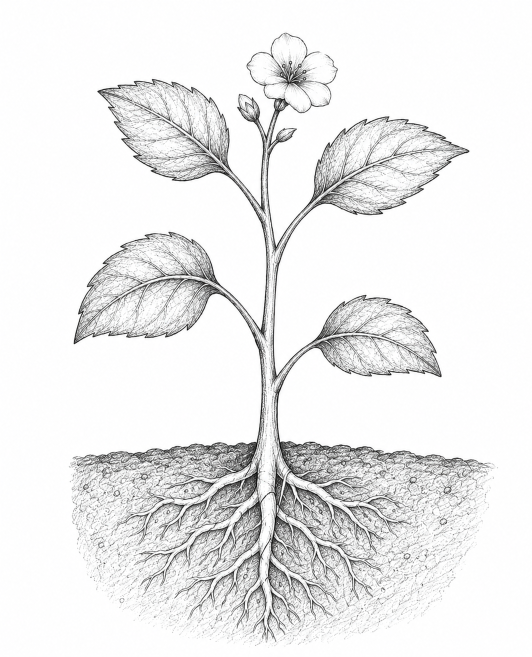
#> input picture input.png, 1064 x 1313 px (shown at 1/2 size)
$ python -i plotter.py   (imports and definitions only)
#> lines starting #> are read from the running program, lines starting #| are printed output that depends on the picture; after the words box and inside, x2 and y2 are one past the last pixel; in counts of white or black regions, pixels touching at a corner belong together
### kdraw/optimization.py
import numpy as np

def optimize_paths(contours, max_join_dist=0.0):
    """
    Sort and orient contours to minimize pen-up travel distance (greedy TSP solver).
    Optionally merges close endpoints within max_join_dist to eliminate pen lifts.
    Returns list of optimized contours, unoptimized travel, and optimized travel distance.
    """
    if not contours or len(contours) == 0:
        return [], 0.0, 0.0

    formatted = [c.reshape(-1, 2) for c in contours if len(c) > 0]
    if not formatted:
        return [], 0.0, 0.0

    unopt_travel = 0.0
    for i in range(len(formatted) - 1):
        unopt_travel += np.linalg.norm(formatted[i][-1] - formatted[i+1][0])

    optimized = []
    remaining = list(formatted)

    current_path = list(remaining.pop(0))
    current_pos = current_path[-1]

    opt_travel = 0.0

    while remaining:
        starts = np.array([c[0] for c in remaining])
        ends = np.array([c[-1] for c in remaining])

        dist_starts = np.sum((starts - current_pos) ** 2, axis=1)
        dist_ends = np.sum((ends - current_pos) ** 2, axis=1)

        min_start_idx = np.argmin(dist_starts)
        min_end_idx = np.argmin(dist_ends)

        d_start = dist_starts[min_start_idx]
        d_end = dist_ends[min_end_idx]

        if d_start <= d_end:
            best_idx = min_start_idx
            best_dist = np.sqrt(d_start)
            reverse_path = False
        else:
            best_idx = min_end_idx
            best_dist = np.sqrt(d_end)
            reverse_path = True

        opt_travel += best_dist
        next_path = remaining.pop(best_idx)
        if reverse_path:
            next_path = next_path[::-1]

        if max_join_dist > 0.0 and best_dist <= max_join_dist:
            # Merge paths to prevent pen lift
            current_path.extend(next_path)
        else:
            # Save the completed path and start a new one
            optimized.append(np.array(current_path, dtype=np.float32))
            current_path = list(next_path)

        current_pos = current_path[-1]

    if current_path:
        optimized.append(np.array(current_path, dtype=np.float32))

    return optimized, unopt_travel, opt_travel

### kdraw/plotter.py
import os
import sys
import time
import numpy as np

from .optimization import optimize_paths
from .smoothing import smooth_paths_chaikin, smooth_paths_laplacian

def convert_plotter(input_path, output_path, use_canny=False, threshold_val=None, epsilon=0.5, no_sort=False, blur_size=0, max_join=2.0,
                    smooth_type='chaikin', smooth_iters=0, smooth_weight=0.5, smooth_decimate=0.0):
    """
    Extract contour paths from image, simplify them, sort them to minimize pen travel,
    and output a stroke-only SVG ideal for a CNC pen plotter.
    """
#> called with input_path = '../input.png', output_path = 'out.png', use_canny = False, epsilon = 0.5, no_sort = False, blur_size = 0, max_join = 2, smooth_type = 'chaikin'
    try:
        import cv2
    except ImportError:
        print("\n[ERROR] The 'opencv-python' package is required for CNC Plotter Mode.")
        print("Please install it via:")
        print("    pip install opencv-python")
        return False

    print(f"Loading image {input_path} in grayscale...")
    img = cv2.imread(input_path)
#> img is the input picture: shape (1313, 1064, 3); mean B, G, R 236.1, 236, 236
    if img is None:
        print(f"Error: Could not load image {input_path} with OpenCV.")
        sys.exit(1)

    height, width = img.shape[:2]
#> height = 1313; width = 1064
    gray = cv2.cvtColor(img, cv2.COLOR_BGR2GRAY)

    if blur_size > 0:
        if blur_size % 2 == 0:
            blur_size += 1
        print(f"Applying Gaussian Blur (kernel={blur_size}x{blur_size}) to smooth outlines...")
        gray = cv2.GaussianBlur(gray, (blur_size, blur_size), 0)

    if use_canny:
        print("Using Canny Edge Detection...")
        median_val = np.median(gray)
        lower = int(max(0, 0.66 * median_val))
        upper = int(min(255, 1.33 * median_val))
        print(f"Canny auto-thresholds: lower={lower}, upper={upper}")
        processed = cv2.Canny(gray, lower, upper)
    else:
        print("Using Thresholding...")
        if threshold_val is None:
            print("Applying Otsu's adaptive thresholding...")
            _, processed = cv2.threshold(gray, 0, 255, cv2.THRESH_BINARY_INV + cv2.THRESH_OTSU)
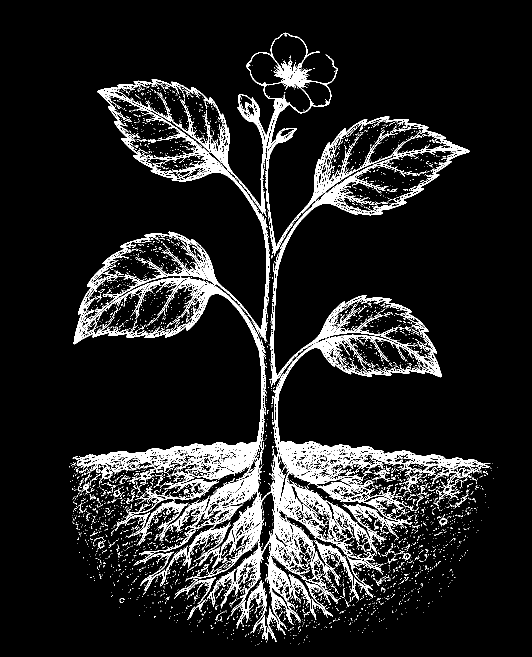
#> processed: shape (1313, 1064) (shown at 1/2 size); 10.8% white; 4094 white regions (3905 under 20 px)
        else:
            print(f"Applying binary thresholding at value {threshold_val}...")
            _, processed = cv2.threshold(gray, threshold_val, 255, cv2.THRESH_BINARY_INV)

    contours, _ = cv2.findContours(processed, cv2.RETR_LIST, cv2.CHAIN_APPROX_SIMPLE)
#> contours = 6851 contours, 6410 with area under 20; largest, box (x1, y1, x2, y2) and area: (145, 65, 981, 1284) 272120, (161, 160, 921, 1006) 75446, (172, 557, 405, 673) 15476, (642, 236, 906, 387) 14964, (662, 593, 869, 726) 10952
    print(f"Extracted {len(contours):,} raw contours.")
#| Extracted 6,851 raw contours.

    simplified = []
    total_raw_points = sum(len(c) for c in contours)
#> total_raw_points = 71200
    for c in contours:
        if len(c) < 2:
            continue
        approx = cv2.approxPolyDP(c, epsilon, True)
        if len(approx) > 1:
            simplified.append(approx.reshape(-1, 2))
#> this loop made 6851 passes
#> c on passes 1, 2, 4: [[511, 1290]], [[596, 1288]], [[599, 1286]]
#> after the loop, simplified = 5574 items, first 6: [[515, 1288], [516, 1288]], [[533, 1282], [532, 1282], [532, 1284]], [[523, 1282], [522, 1283]], [[609, 1278], [608, 1280]], [[586, 1276], [586, 1277]], [[613, 1275], [614, 1275]]

    # Apply Path Smoothing and Optional Decimation
    if smooth_iters > 0:
        print(f"Applying {smooth_type} path smoothing ({smooth_iters} iterations)...")
        smoothed_paths = []
        for p in simplified:
            if smooth_type.lower() == 'chaikin':
                sp = smooth_paths_chaikin(p, smooth_iters)
            else:
                sp = smooth_paths_laplacian(p, smooth_iters, smooth_weight)

            if smooth_decimate > 0.0 and len(sp) >= 2:
                sp_reshaped = sp.reshape(-1, 1, 2)
                approx = cv2.approxPolyDP(sp_reshaped, smooth_decimate, True)
                sp = approx.reshape(-1, 2)

            if len(sp) >= 2:
                smoothed_paths.append(sp)
        simplified = smoothed_paths

    total_simp_points = sum(len(c) for c in simplified)
#> total_simp_points = 45082
    print(f"Simplified to {len(simplified):,} contours.")
#| Simplified to 5,574 contours.
    print(f"Reduced points from {total_raw_points:,} to {total_simp_points:,} ({(1 - total_simp_points/max(1, total_raw_points))*100:.1f}% reduction).")
#| Reduced points from 71,200 to 45,082 (36.7% reduction).

    if not no_sort:
        print("Optimizing path sequences to minimize pen travel (TSP)...")
        start_sort = time.time()
        optimized, unopt_travel, opt_travel = optimize_paths(simplified, max_join)
#> in optimize_paths, `formatted = [c.reshape(-1, 2) for c in contours if len(c) > 0]`: formatted has the same summary as simplified in convert_plotter
#> the loop in optimize_paths, `for i in range(len(formatted) - 1):` made 5573 passes
#> unopt_travel on passes 1 to 3: 18.03, 27.25, 114.4
#> after the loop in optimize_paths, `for i in range(len(formatted) - 1):`: unopt_travel = 686317.4
#> in optimize_paths, `remaining = list(formatted)`: remaining has the same summary as simplified in convert_plotter
#> in optimize_paths, `current_path = list(remaining.pop(0))`: current_path = [[515, 1288], [516, 1288]]
#> in optimize_paths, `current_pos = current_path[-1]`: current_pos = [516, 1288]
#> the loop in optimize_paths, `while remaining:` made 5573 passes
#> (min_start_idx, min_end_idx, d_start, d_end, best_idx, best_dist, reverse_path, opt_travel) on passes 1, 2, 5, 6, 7, 9, 10, 11, 12, 15, 16, 17: (1, 1, 85, 61, 1, 7.81, True, 7.81), (0, 0, 100, 85, 0, 9.22, True, 17.03), (16, 16, 16, 5, 16, 2.24, True, 33.87), (25, 25, 58, 45, 25, 6.71, True, 40.58), (33, 33, 17, 10, 33, 3.16, True, 43.74), (18, 18, 160, 194, 18, 12.65, False, 60.39), (20, 14, 18, 20, 20, 4.24, False, 64.63), (14, 14, 37, 40, 14, 6.08, False, 70.71), (7, 19, 146, 117, 19, 10.82, True, 81.53), (38, 38, 169, 178, 38, 13, False, 99.65), (38, 38, 40, 20, 38, 4.47, True, 104.1), (38, 38, 25, 34, 38, 5, False, 109.1)
#> (min_start_idx, min_end_idx, d_start, d_end, best_idx, best_dist, reverse_path, opt_travel) on passes 3, 8, 13, 24, 25, 28: (10, 10, 232, 185, 10, 13.6, True, 30.63), (49, 49, 25, 16, 49, 4, True, 47.74), (26, 26, 29, 17, 26, 4.12, True, 85.65), (84, 84, 45, 41, 84, 6.4, True, 185.8), (102, 102, 26, 20, 102, 4.47, True, 190.2), (97, 97, 149, 193, 97, 12.21, False, 211.1)
        sort_time = time.time() - start_sort
        print(f"TSP optimization finished in {sort_time:.3f} seconds.")
        if unopt_travel > 0:
            saved = (1 - opt_travel / unopt_travel) * 100
            print(f"Pen-up travel distance reduced from {unopt_travel:.1f}px to {opt_travel:.1f}px ({saved:.1f}% travel saved!).")
#| Pen-up travel distance reduced from 686317.4px to 42280.7px (93.8% travel saved!).
    else:
        print("Skipping path sequence optimization.")
        optimized = [c.reshape(-1, 2) for c in simplified]

    print(f"Writing stroke-only SVG to {output_path}...")
    start_write = time.time()

    with open(output_path, 'w') as f:
        f.write(f'<svg xmlns="http://www.w3.org/2000/svg" viewBox="0 0 {width} {height}" width="{width}" height="{height}">\n')

        path_d_parts = []
        for contour in optimized:
            if len(contour) < 2:
                continue
            d_str = f"M{contour[0][0]:.2f},{contour[0][1]:.2f}"
            for pt in contour[1:]:
                d_str += f"L{pt[0]:.2f},{pt[1]:.2f}"
            d_str += "z"
            path_d_parts.append(d_str)
#> this loop made 4767 passes
#> contour on passes 1 to 3: [[515, 1288], [516, 1288]], [[522, 1283], [523, 1282]], [[532, 1284], [532, 1282], [533, 1282]]

        path_d = " ".join(path_d_parts)
        f.write(f'  <path d="{path_d}" fill="none" stroke="black" stroke-width="1.5" stroke-linecap="round" stroke-linejoin="round" />\n')
        f.write('</svg>\n')

    print(f"SVG written in {time.time() - start_write:.3f} seconds.")
    print(f"Output file size: {os.path.getsize(output_path) / 1024:.2f} KB")
    return True

>>> result = convert_plotter('../input.png', 'out.png')
